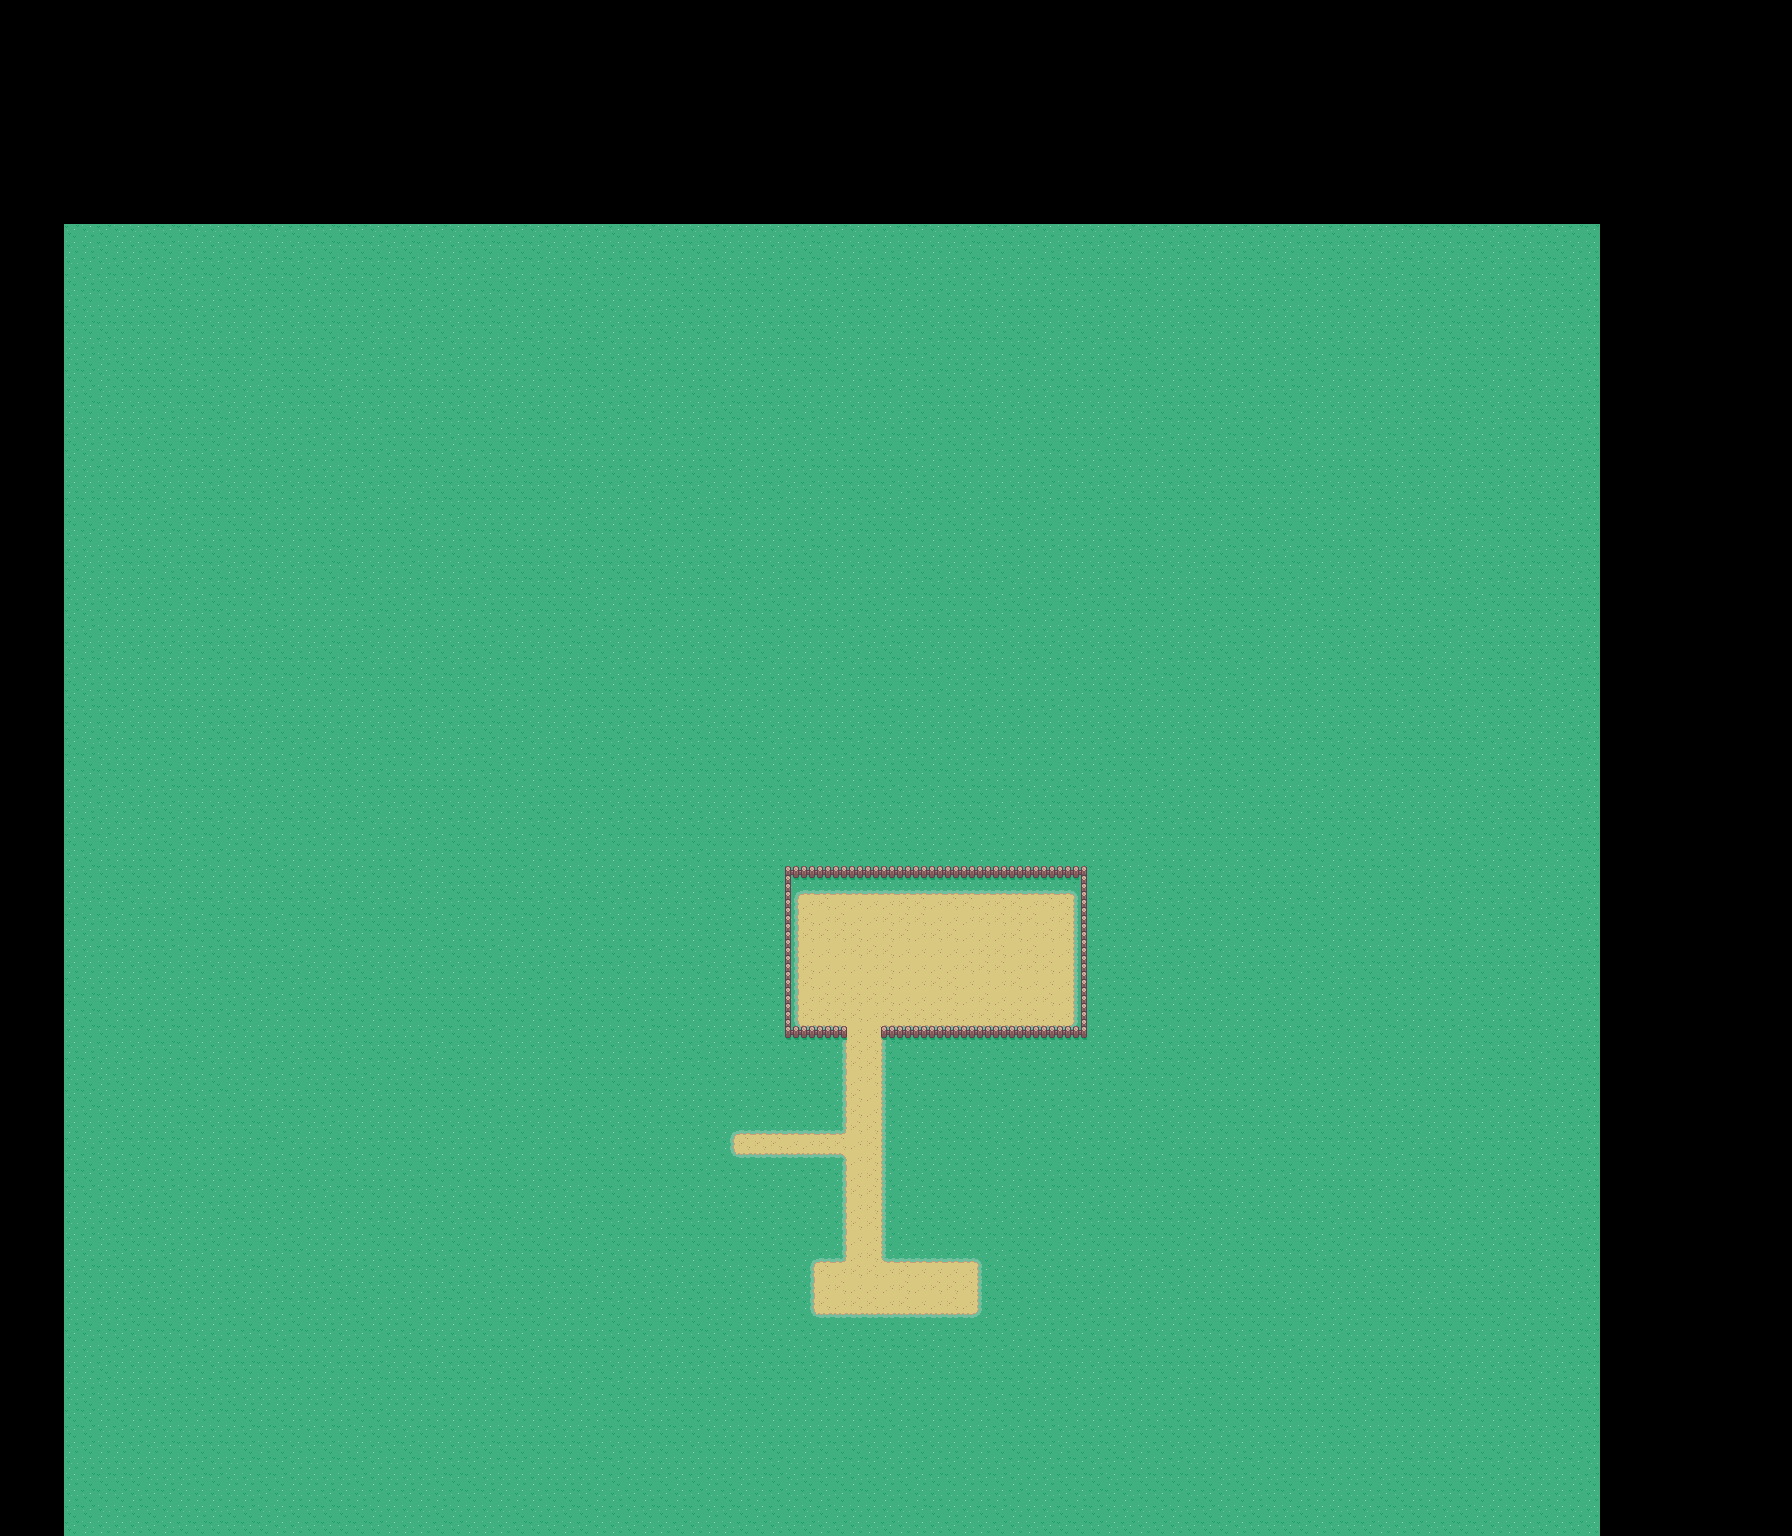

This is a level from a 2D game, rendered from its Tiled map with the project's own tilesets. A one-line summary and the map file follow, with tile-layer data summarised:
An orthogonal 112x96 tile map with 16x16 px tiles, 2 tile layers (terrain, walls) and 2 objects (2x spawn).

<map version="1.10" tiledversion="1.12.2" orientation="orthogonal" renderorder="right-down" width="112" height="96" tilewidth="16" tileheight="16" infinite="0" nextlayerid="8" nextobjectid="3">
 <editorsettings>
  <chunksize width="112" height="96" />
  <export target="../../public/assets/maps/map_3.json" format="json" />
 </editorsettings>
 <tileset firstgid="1" source="../tileset/scene_1.tsx" />
 <layer id="6" name="terrain" width="112" height="96">
  <data>[10752 cells, 7872 non-empty, 16 distinct tile ids]</data>
 </layer>
 <layer id="2" name="walls" width="112" height="96">
  <data>[10752 cells, 57 non-empty, 11 distinct tile ids]</data>
 </layer>
 <objectgroup id="7" name="Object Layer 1">
  <object id="1" name="player_spawn" type="spawn" x="872.5" y="949.5" />
  <object id="2" name="monster_spawn" type="spawn" x="981.5" y="941.5" />
 </objectgroup>
</map>
